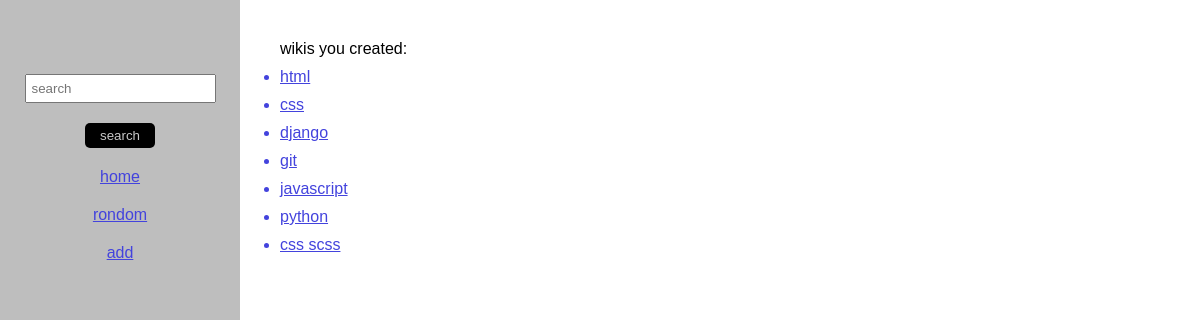
Before: / with the older database file.
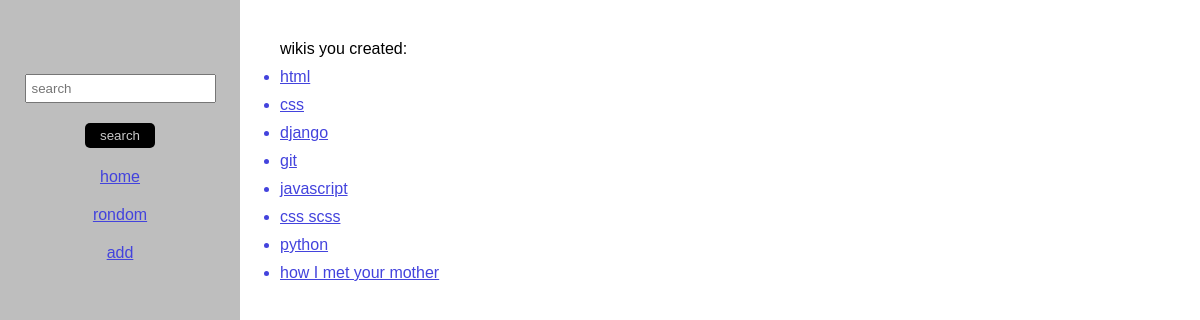
After: the same page with the newer database file.
### main/models.py (models this page shows, shortened)
class Wikis(models.Model):
    title = models.CharField(max_length=30)
    description = models.CharField(max_length=100)
    details = models.TextField()
    date = models.DateField(auto_now=True)

### main/views.py (the view)
# urls.py: path('', views.home, name="home"),
def home(request):
    wikisToLoop = Wikis.objects.all().order_by('date')
    return render(request, 'home.html', {'wikis': wikisToLoop})

### templates/home.html
{% extends "layout.html" %}
{% block main %}
<ul>
    <p>wikis you created:</p>
    {% for wiki in wikis %}
    <a href="/{{ wiki.title }}"><li>{{ wiki.title }}</li></a>
    {% endfor %}
</ul>
{% endblock %}

### templates/layout.html (shortened to what this page needs)
{% load static %}
<!DOCTYPE html>
<html lang="en">
<head>
    <link rel="stylesheet" href="{% static 'styles.css' %}">
</head>
<body>
    <div class="side-bar">
        <div class="image-container">
        </div>
        <div class="side-bar-links">
            <form action="/search" method="get" class="side-bar-search">
                <input type="search" placeholder="search" name="searchinput">
                <button type="submit">search</button>
            </form>
            <a href="/">home</a>
            <a href="/random">rondom</a>
            <a href="/add">add</a>
        </div>
    </div>
    <main>
        {% block main %}
        {% endblock %}
    </main>
</body>
</html>

### static/styles.css (style rules this page uses)
* { margin: 0; padding: 0; font-family: sans-serif; }
body { display: flex; align-items: start; justify-content: start; height: 100vh; }
.side-bar { height: 100%; padding: 0 20px; display: flex; flex-direction: column; gap: 50px; align-items: center; justify-content: start; background-color: #90909095; }
.image-container { width: 200px; }
.side-bar-links { display: flex; flex-direction: column; gap: 20px; align-items: center; justify-content: start; background-color: transparent; }
.side-bar-links a { color: rgb(67, 67, 221) }
main { width: 80%; }
ul { margin: 40px; width: 30%; display: flex; flex-direction: column; gap: 10px; align-items: start; }
form { margin-left: auto; margin-right: auto; margin-top: 100px; display: flex; flex-direction: column; align-items: center; gap: 20px; width: 80%; justify-content: center; }
input { padding: 5px; }
form button, .wiki-details a { padding: 5px 15px; color: #c8c8c8; background-color: black; border: 0; border-radius: 5px; }
.side-bar-search { margin: 0; }
a { color: rgb(67, 67, 221); }

Changed rows visible on the page:
shown differently, row unchanged: Wikis "css scss": moves up the list
added Wikis: title "how I met your mother"
